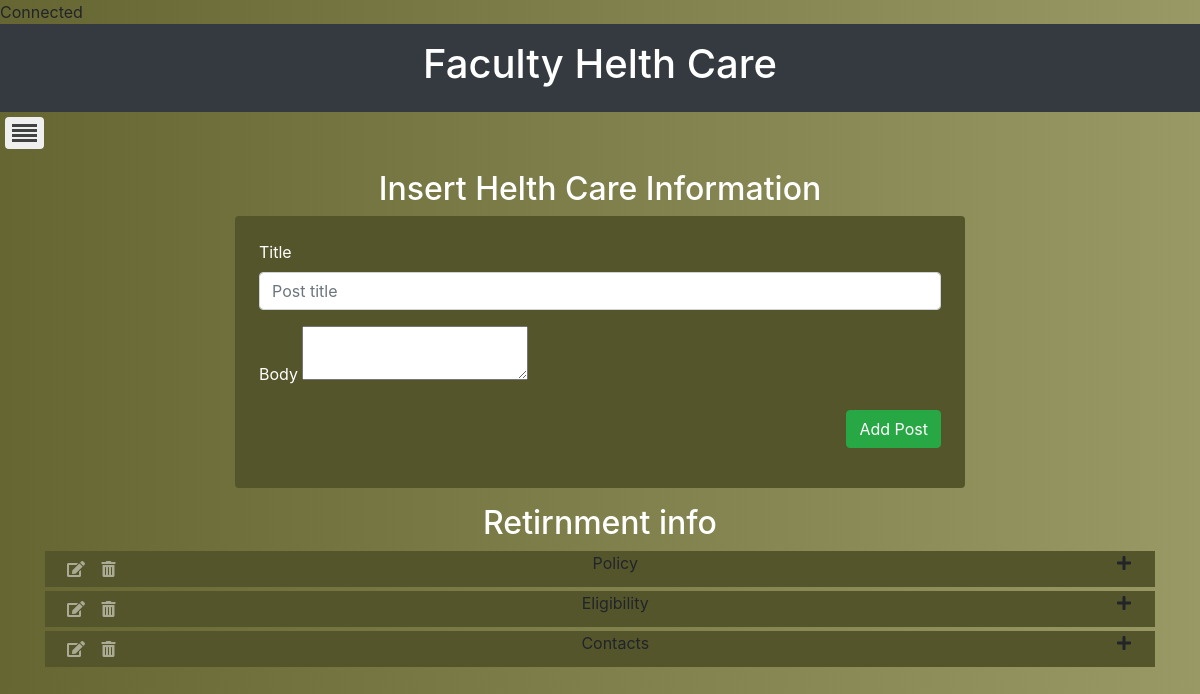
Screenshot of /admin/faculty_helth_care.php with the database file from the repository.
### tables this page shows
CREATE TABLE `faculty_helth_care` (
  `id` int(11) NOT NULL,
  `title` varchar(200) NOT NULL,
  `body` longtext NOT NULL
);

### admin/faculty_helth_care.php (the view, shortened to what this page needs)
<!DOCTYPE html>
<html>
<head>
<?php
	include 'require/dbconnection.php';
	$title_value = "";
	$body_value = "";
 ?>
<?php
	include 'include/head.php';
?>
<header class="bg-dark py-3">
	<h1 class="text-center text-white wow fadeInLeft" data-wow-duration="5s">Faculty Helth Care
</header>
<?php
	include 'include/sidenavbar.php';
 ?>
 <section class="container my-3">
 	<div class="row justify-content-center">
 		<div class="col-sm-8 ">
 			<header>
 				<h2 class="text-center text-white">Insert Helth Care Information</h2>
 			</header>
 			<form action="faculty_helth_care.php<?=((isset($_GET['edit']))?'?edit='.$edit_id:'');?>" method="post" class="div_color text-white p-4 rounded">
 				<div class="form-group">
 					<label for="helth_care_title"><?=(isset($_GET['edit'])?'Edit':'')?> Title</label>
 					<input type="text" name="helth_care_title" id="helth_care_title" class="form-control" placeholder="Post title" value="<?=$title_value?>">
 				</div>
 				<div class="form-group">
 					<label for="helth_care_body"><?=(isset($_GET['edit'])?'Edit':'');?> Body</label>
 					<textarea name="editor" class="ckeditor" id="dhelth_care_body"><?=$body_value; ?></textarea>
 				</div>
 				<div class="form-group">
 					<div class="d-flex justify-content-between">
 						<input type="submit" name="helth_care_submit" value="<?=(isset($_GET['edit'])?'Edit':'Add');?> Post" class="btn btn-success" id="helth_care_submit">
 					</div>
 				</div>
 			</form>
 		</div>
 	</div>
 </section>
 <section class="container my-3 accodion" id="accodion">
 	<h2 class="text-center text-white">Retirnment info</h2>
<?php
 		$sql = "SELECT * FROM faculty_helth_care";
 		$retirement_result = $connection->query($sql);
 		if(!$retirement_result){
 			echo "Fetch Failed :".$connection->error;
 		}else{
 			if(mysqli_num_rows($retirement_result) > 0){
 				while ($row = mysqli_fetch_array($retirement_result)) {
?>
				 	<div class="my-1">
				 		<div class="d-flex justify-content-between px-3 div_color" data-toggle="collapse" data-target="#<?= $row['id']; ?>" data-parent=".accodion">
				 			<div>
				 				<a href="?edit=<?= $row['id']; ?>" class="btn aDesign"><i class="fas fa-edit"></i></a>
				 				<a href="?delete=<?= $row['id']; ?>" class="btn aDesign"><i class="fas fa-trash-alt"></i></a>
				 			</div>
					 		<div><?=$row['title'];?></div>
					 		<div><i class="fas fa-plus px-2"></i></div>
					 	</div>
				 	</div>
<?php
 				}
 			}
 		}
?>
 </section>
</body>
</html>

### admin/css/style.css (style rules this page uses)
body { background: linear-gradient(to right, #666633 0%, #999966 100%); transition: background 2s; }
.div_color { background-color: #55552b; }
.aDesign { color: rgb(255,255,255, 0.5); padding: 5px; }

### rows the page displays
faculty_helth_care: title "Policy"
faculty_helth_care: title "Eligibility"
faculty_helth_care: title "Contacts"
